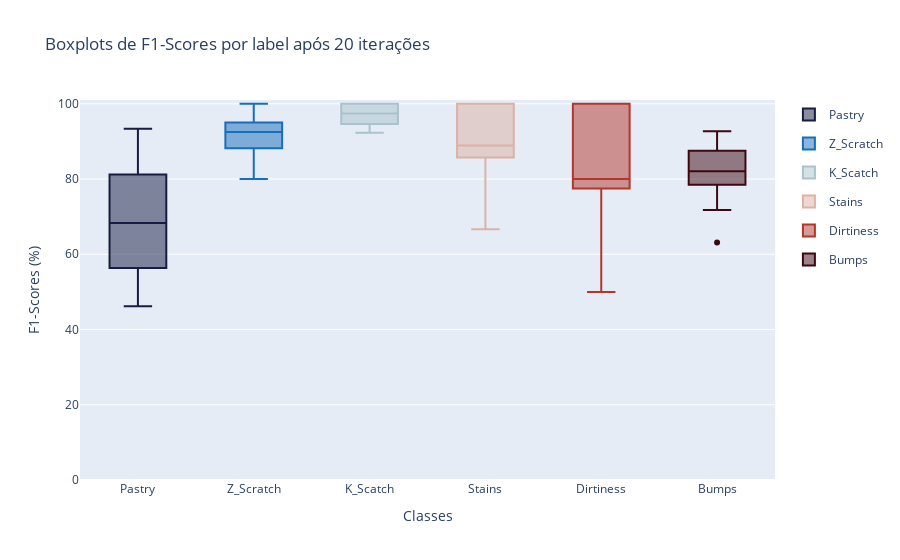

Notebook code cell kept with this figure:
### Code cell
plot_label_metrics(tree_res, 'f1-scores', export=True, filename='tree_f1', path='../figs/metrics')

### Figure 1 — Plotly figure (JSON) as saved in the notebook; plotly's stock layout.template omitted (floating-point values rounded to 4 significant figures)
{"data": [{"legendgroup": "0", "marker": {"color": "rgb(23, 28, 66)"}, "name": "Pastry", "type": "box", "y": [82.35, 93.33, 55.56, 75, 85.71, 46.15, 53.33, 93.33, 66.67, 63.16, 63.16, 80, 70, 70, 57.14, 77.78, 54.55, 87.5, 55.56, 58.82]}, {"legendgroup": "1", "marker": {"color": "rgb(23, 110, 188)"}, "name": "Z_Scratch", "type": "box", "y": [100, 90.91, 81.82, 86.96, 100, 95.24, 95.24, 94.74, 90, 88.89, 80, 82.35, 87.5, 94.12, 94.12, 88.89, 94.74, 94.12, 100, 90.91]}, {"legendgroup": "2", "marker": {"color": "rgb(169, 195, 204)"}, "name": "K_Scatch", "type": "box", "y": [100, 94.44, 92.31, 94.74, 100, 97.3, 97.44, 100, 97.44, 92.31, 97.56, 100, 97.44, 92.31, 100, 92.31, 97.56, 100, 97.44, 94.74]}, {"legendgroup": "3", "marker": {"color": "rgb(220, 178, 164)"}, "name": "Stains", "type": "box", "y": [100, 100, 66.67, 100, 85.71, 88.89, 88.89, 88.89, 75, 88.89, 100, 85.71, 100, 100, 80, 100, 100, 100, 80, 88.89]}, {"legendgroup": "4", "marker": {"color": "rgb(177, 55, 43)"}, "name": "Dirtiness", "type": "box", "y": [100, 100, 80, 100, 75, 50, 50, 80, 100, 66.67, 100, 85.71, 100, 80, 75, 100, 100, 80, 80, 80]}, {"legendgroup": "5", "marker": {"color": "rgb(60, 9, 17)"}, "name": "Bumps", "type": "box", "y": [92.31, 92.68, 63.16, 86.49, 87.8, 81.82, 80, 90.48, 75.68, 73.68, 76.92, 85, 82.05, 87.18, 80.95, 82.05, 83.72, 90.48, 71.79, 80]}], "layout": {"autosize": true, "title": {"text": "Boxplots de F1-Scores por label após 20 iterações"}, "xaxis": {"autorange": true, "range": [-0.5, 5.5], "showspikes": false, "title": {"text": "Classes"}, "type": "category"}, "yaxis": {"autorange": false, "range": [0, 101], "showspikes": false, "title": {"text": "F1-Scores (%)"}, "type": "linear"}}}
